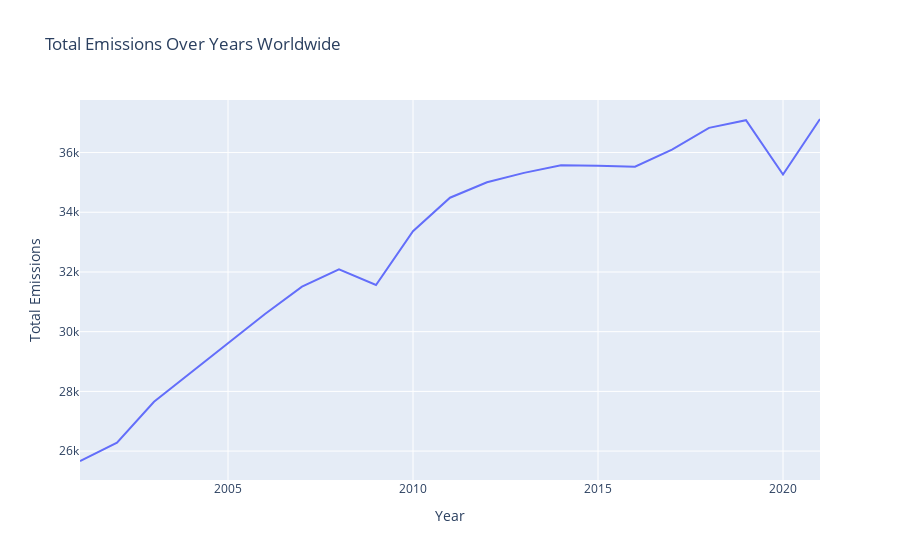

Notebook source saved alongside this figure:
### Code cell
# Filter the DataFrame for a specific country (e.g., Afghanistan)
country_code = 'Global'  # Replace with the desired country code
country_data = emissions_df[(emissions_df['Country'] == country_code) & (emissions_df['Year'] >= 2001)]

# Extract the Year and Total emissions columns
year_total_emissions = country_data[['Year', 'Total']]

# Create a plot using Plotly
fig = px.line(year_total_emissions, x='Year', y='Total', title='Total Emissions Over Years Worldwide')
fig.update_layout(xaxis_title='Year', yaxis_title='Total Emissions')

# Show the plot
fig.show()

### Figure 1 — Plotly figure (JSON) as saved in the notebook; plotly's stock layout.template omitted (floating-point values rounded to 4 significant figures)
{"data": [{"hovertemplate": "Year=%{x}<br>Total=%{y}<extra></extra>", "legendgroup": "", "line": {"color": "#636efa", "dash": "solid"}, "marker": {"symbol": "circle"}, "mode": "lines", "name": "", "orientation": "v", "showlegend": false, "type": "scatter", "x": [2001, 2002, 2003, 2004, 2005, 2006, 2007, 2008, 2009, 2010, 2011, 2012, 2013, 2014, 2015, 2016, 2017, 2018, 2019, 2020, 2021], "xaxis": "x", "y": [25670.0, 26280.0, 27650.0, 28640.0, 29610.0, 30590.0, 31510.0, 32090.0, 31560.0, 33360.0, 34490.0, 35010.0, 35320.0, 35580.0, 35560.0, 35520.0, 36100.0, 36830.0, 37080.0, 35260.0, 37120.0], "yaxis": "y"}], "layout": {"legend": {"tracegroupgap": 0}, "title": {"text": "Total Emissions Over Years Worldwide"}, "xaxis": {"anchor": "y", "domain": [0, 1], "title": {"text": "Year"}}, "yaxis": {"anchor": "x", "domain": [0, 1], "title": {"text": "Total Emissions"}}}}
